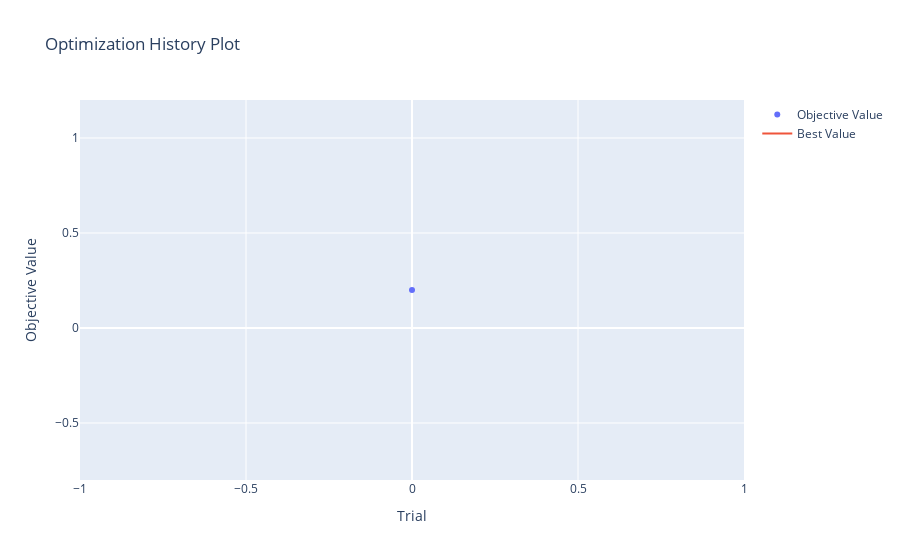

Source (notebook cell):
### Code cell
import matplotlib.pyplot as plt

optuna.visualization.plot_optimization_history(study)

### Figure 1 — Plotly figure (JSON) as saved in the notebook; plotly's stock layout.template omitted (floating-point values rounded to 4 significant figures)
{"data": [{"mode": "markers", "name": "Objective Value", "type": "scatter", "x": [0], "y": [0.2]}, {"mode": "lines", "name": "Best Value", "type": "scatter", "x": [0], "y": [0.2]}, {"marker": {"color": "#cccccc"}, "mode": "markers", "name": "Infeasible Trial", "showlegend": false, "type": "scatter", "x": [], "y": []}], "layout": {"title": {"text": "Optimization History Plot"}, "xaxis": {"title": {"text": "Trial"}}, "yaxis": {"title": {"text": "Objective Value"}}}}
